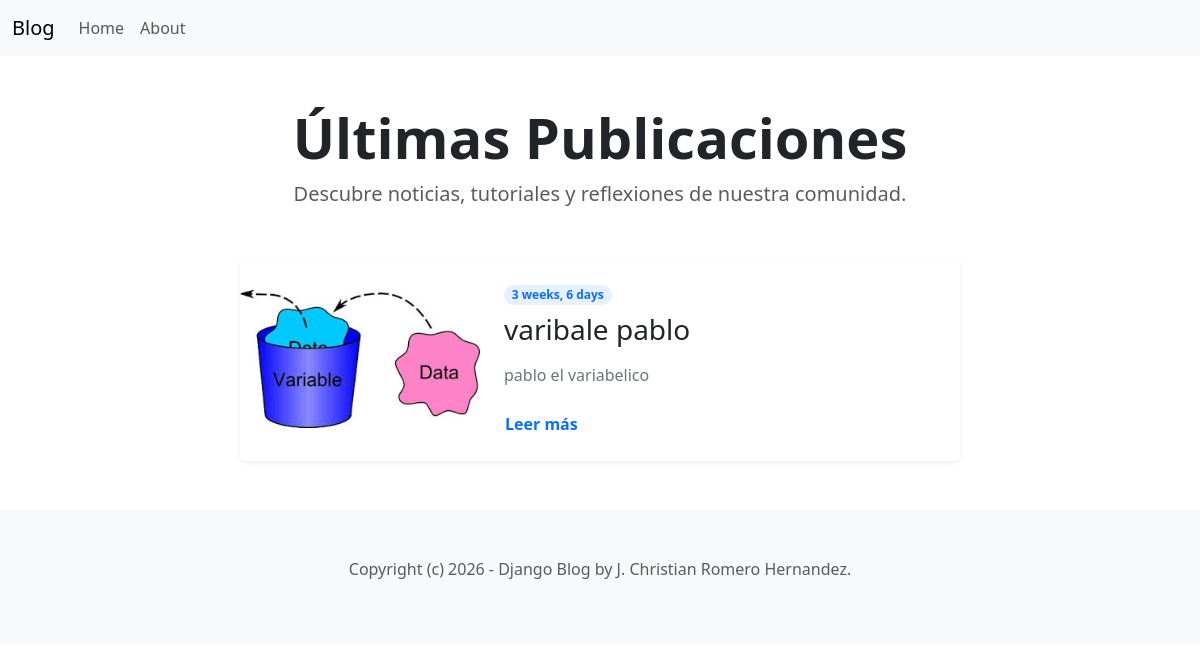
The app's page /, older data.
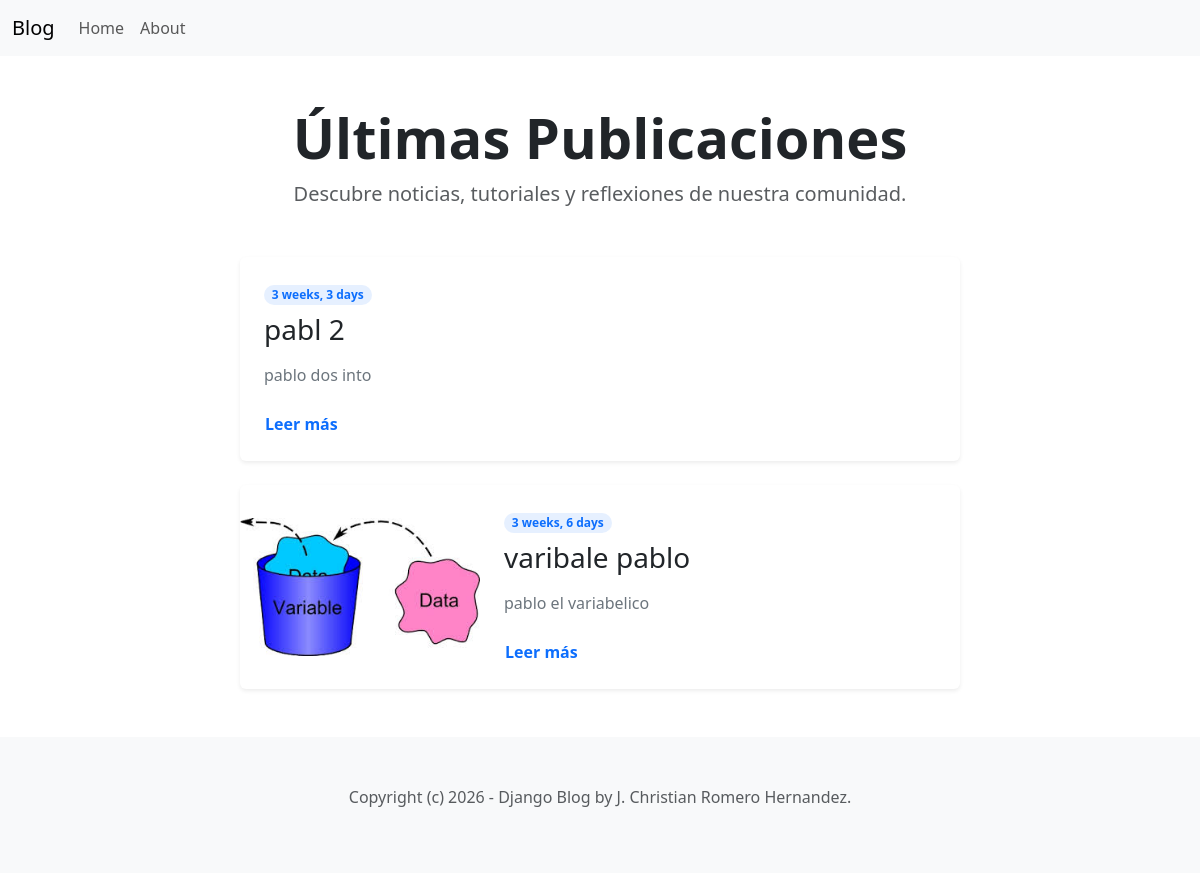
The same page, newer data.
### blog/models.py (models this page shows, shortened)
class Post(models.Model):
    ACTIVATE = 'active'
    DRAFT = 'draft'
    CHOICES_STATUS = {
        (ACTIVATE, 'Active'),
        (DRAFT, 'Draft')
    }
    category = models.ForeignKey(Category, related_name='posts', on_delete=models.CASCADE)
    title  = models.CharField(max_length=255)
    intro = models.TextField()
    body = models.TextField()
    created_at = models.DateTimeField(auto_now_add=True)
    status = models.CharField(max_length=10, choices=CHOICES_STATUS, default=ACTIVATE)
    image = models.ImageField(upload_to='upload/', blank=True, null=True)

### blog/views.py (the view)
# urls.py: path('', home, name='home'),
def home(request):
    posts = Post.objects.filter(status=Post.ACTIVATE).order_by('-created_at')
    context ={
        'posts': posts
    }
    return render(request, 'blog/home.html', context)

### blog/templates/blog/home.html (shortened to what this page needs)
{% extends 'blog/base.html' %}
{% block content %}
<div class="container py-5">
    <header class="mb-5 text-center">
        <h1 class="display-4 fw-bold">Últimas Publicaciones</h1>
        <p class="lead text-muted">Descubre noticias, tutoriales y reflexiones de nuestra comunidad.</p>
    </header>
    <div class="row g-4 justify-content-center">
        {% for post in posts %}
        <div class="col-12 col-md-10 col-lg-8">
            <article class="card h-100 border-0 shadow-sm hover-shadow transition-all">
                <div class="row g-0 align-items-center">
                    {% if post.image %}
                    <div class="col-md-4">
                        <img src="{{post.image.url}}"
                             class="img-fluid rounded-start h-100 object-fit-cover"
                             alt="{{post.title}}"
                             >
                    </div>
                    {% endif %}
                    <div class="{% if post.image %}col-md-8{% else %}col-12{% endif %}">
                        <div class="card-body p-4">
                            <div class="mb-2">
                                <span class="badge rounded-pill text-bg-primary bg-opacity-10 text-primary">
                                    {{ post.created_at|timesince }}
                                </span>
                            </div>
                            <h2 class="card-title h3 mb-3">
                                <a href="{% url 'post_detail' post.id %}" class="text-decoration-none text-dark link-primary">
                                    {{ post.title }}
                                </a>
                            </h2>
                            <p class="card-text text-secondary mb-4">
                                {{ post.intro|truncatechars:160 }}
                            </p>
                            <div class="d-flex justify-content-between align-items-center">
                                <a href="{% url 'post_detail' post.id %}" class="btn btn-link p-0 text-decoration-none fw-bold">
                                    Leer más
                                </a>
                            </div>
                        </div>
                    </div>
                </div>
            </article>
        </div>
        {% empty %}
        <div class="col-12 text-center py-5">
            <p class="lead">No hay publicaciones por ahora. ¡Vuelve pronto!</p>
        </div>
        {% endfor %}
    </div>
</div>
{% endblock %}

Row changes from the older to the newer data that the page shows:
added Post: created_at "3 weeks, 3 days", title "pabl 2", intro "pablo dos into"
